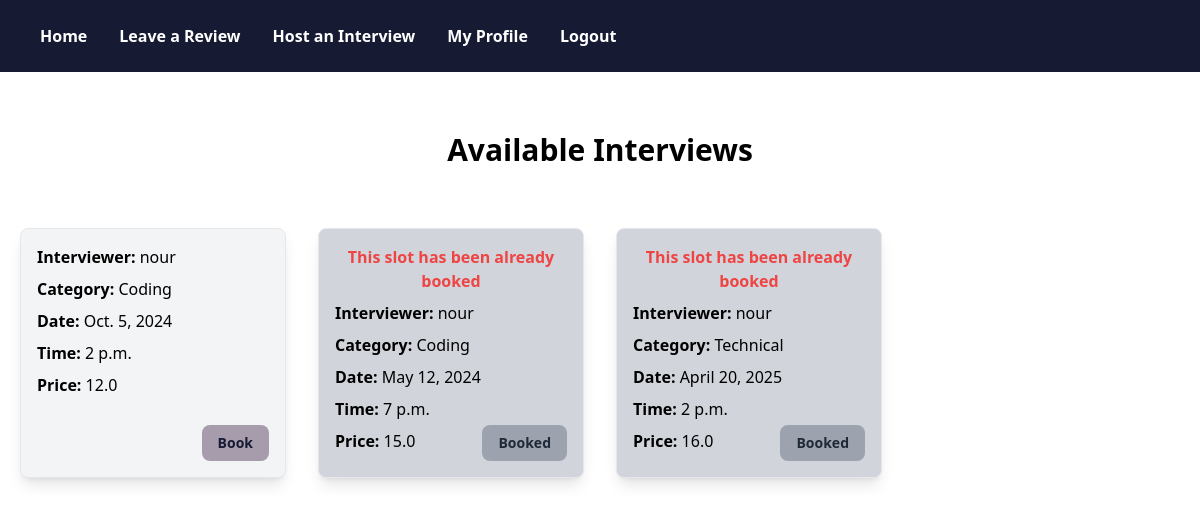
Before: /home/ with the older database file.
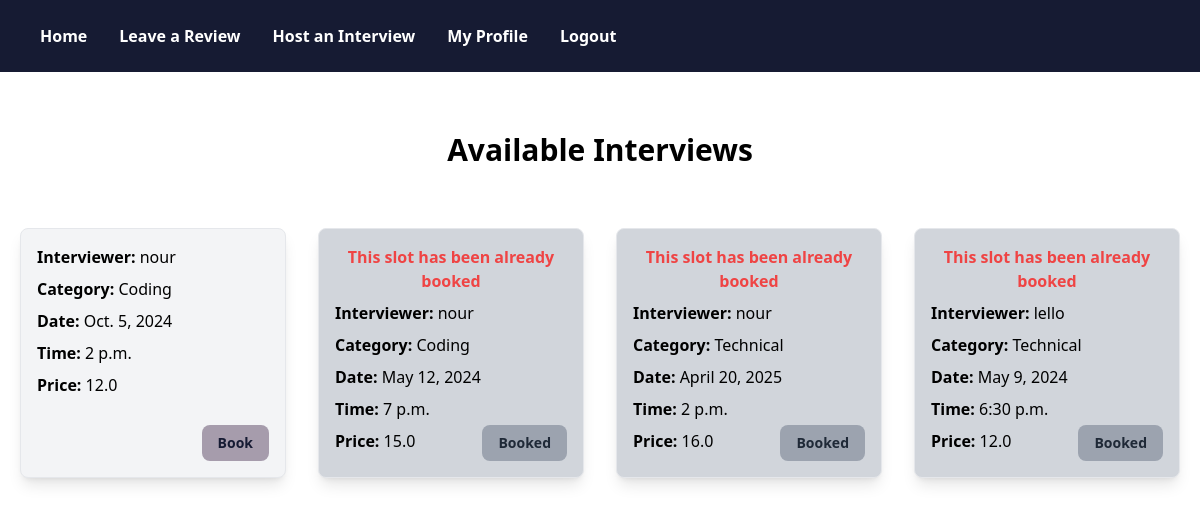
After: the same page with the newer database file.
### core/models.py (models this page shows)
class Interview(models.Model):
    interviewer = models.ForeignKey(User, on_delete=models.SET_NULL, blank=True, null=True)
    interview_date = models.DateField(null=True)
    interview_time = models.TimeField(null=True)
    category = models.CharField(max_length=100, null=True, blank=True)
    duration = models.DurationField(null=True, blank=True)
    price = models.FloatField(null=True, blank=True)
    booked = models.BooleanField(default=False)

### core/views.py (the view)
# urls.py: 2. Add a URL to urlpatterns:  path('', views.home, name='home')
def home(request):
    interviews = Interview.objects.all()
    return render(request, 'home.html', {'interviews': interviews})

### core/templates/home.html (shortened to what this page needs)
{% extends 'base.html' %}
{% load static %}
    {% block content %}
<div class="flex flex-col justify-center">
    <h1 class="flex font-bold items-start justify-center text-3xl m-5 py-8">Available Interviews</h1>
    <div class="w-full flex justify-center" >
        <div class="grid grid-cols-3 md:grid-cols-4 lg:grid-cols-4 gap-8 w-full px-5">
            {% for interview in interviews %}
            <div class="border p-4 rounded-lg mb-4 {% if interview.booked %}bg-gray-300{% else %}bg-gray-100{% endif %} shadow-lg relative">
                {% if interview.booked %}
                <p class="mb-2 text-center text-red-500 font-semibold">This slot has been already booked</p>
                {% endif %}
                <ul class="max-w-full">
                    <li class="mb-2"><span class="font-bold">Interviewer:</span> {{ interview.interviewer }}</li>
                    <li class="mb-2"><span class="font-bold">Category:</span> {{ interview.category }}</li>
                    <li class="mb-2"><span class="font-bold">Date:</span> {{ interview.interview_date }}</li>
                    <li class="mb-2"><span class="font-bold">Time:</span> {{ interview.interview_time }}</li>
                    <li class="mb-2"><span class="font-bold">Price:</span> {{ interview.price }}</li>
                </ul>
                {% if not interview.booked %}
                <form method="post" action="{% url 'book' %}">
                    <button type="submit" class="bg-customSec rounded-lg px-4 py-2 text-customMain font-bold text-sm hover:bg-customMain hover:text-customSec absolute bottom-4 right-4">Book</button>
                </form>
                {% else %}
                <button class="bg-gray-400 rounded-lg px-4 py-2 text-gray-800 font-bold text-sm absolute bottom-4 right-4" disabled>Booked</button>
                {% endif %}
            </div>
            {% endfor %}
        </div>
    </div>
</div>
{% endblock %}

Changed rows visible on the page:
added Interview: booked "This slot has been already booked", interviewer "lello", category "Technical", interview_date "May 9, 2024", interview_time "6:30 p.m.", price "12.0"
